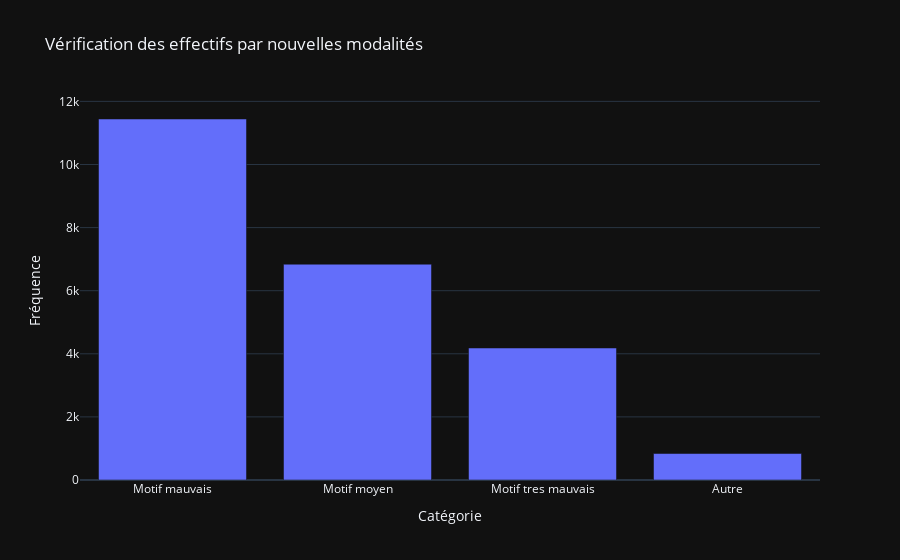

Write notebook code for a chart like this one.
### Code cell
# Supposons que 'Motif' soit le nom de la colonne contenant les catégories
category_counts = df['Motif'].value_counts().reset_index()
category_counts.columns = ['Catégorie', 'Fréquence']

# Création du diagramme à barres avec Plotly Express
bar_fig = px.bar(category_counts, x='Catégorie', y='Fréquence', title='Vérification des effectifs par nouvelles modalités',
                 labels={'Catégorie': 'Catégorie', 'Fréquence': 'Fréquence'})

bar_fig.show()  # Correction : Utilisation de la méthode show() pour afficher la figure

### Figure 1 — Plotly figure (JSON) as saved in the notebook; plotly's stock layout.template omitted (floating-point values rounded to 4 significant figures)
{"data": [{"alignmentgroup": "True", "hovertemplate": "Catégorie=%{x}<br>Fréquence=%{y}<extra></extra>", "legendgroup": "", "marker": {"color": "#636efa", "pattern": {"shape": ""}}, "name": "", "offsetgroup": "", "orientation": "v", "showlegend": false, "textposition": "auto", "x": ["Motif mauvais", "Motif moyen", "Motif tres mauvais", "Autre"], "xaxis": "x", "y": [11442, 6840, 4184, 839], "yaxis": "y", "type": "bar"}], "layout": {"xaxis": {"anchor": "y", "domain": [0.0, 1.0], "title": {"text": "Catégorie"}}, "yaxis": {"anchor": "x", "domain": [0.0, 1.0], "title": {"text": "Fréquence"}}, "legend": {"tracegroupgap": 0}, "title": {"text": "Vérification des effectifs par nouvelles modalités"}, "barmode": "relative"}}
